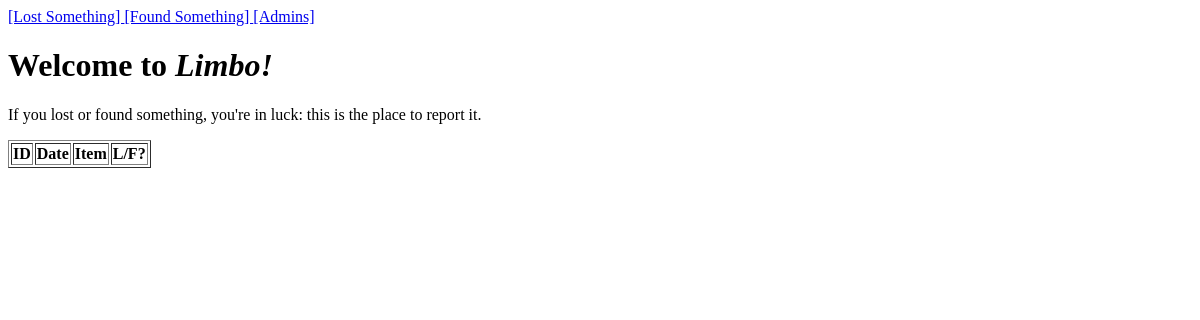
/, run on an earlier commit of the app's database.
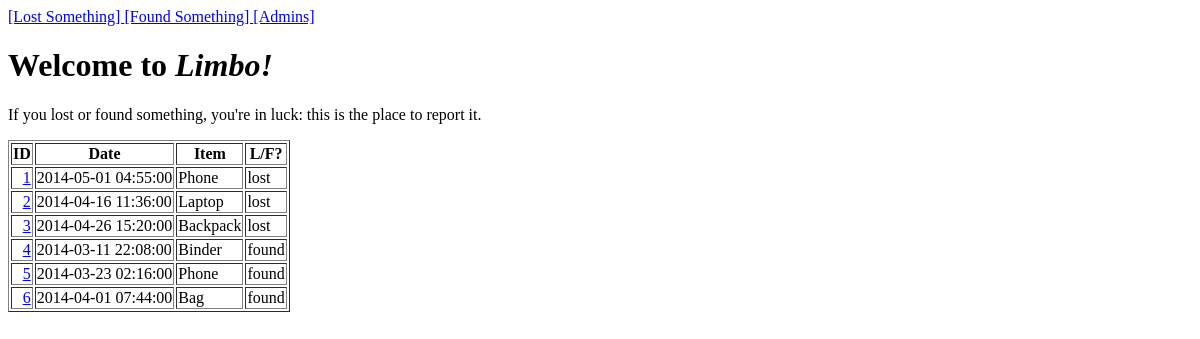
And on a later commit of the database.
### tables this page shows
CREATE TABLE IF NOT EXISTS stuff (
	stuff_id                  INT           AUTO_INCREMENT,
	stuff_name                TEXT          NOT NULL,
	description               TEXT          NOT NULL,
	location                  TEXT          NOT NULL,
	room_lf                 INT            not null ,
	date_lf                 datetime          not null ,
	name                      text                not null, 
	phone                     int                  not null, 
	dorm                      text not null, 
	room_num                  int not null, 
	status                    SET ("found" , "lost"),
	claimed				   SET("claimed", "unclaimed"),
	PRIMARY KEY (stuff_id)
);

### includes/helpers.php (the view, shortened to what this page needs)
<?php
	function show_link_records($dbc) {
		$query = 'SELECT * FROM stuff' ;
		$results = mysqli_query( $dbc , $query ) ;
		if( $results ){
			echo '
			<div style="height:400px; overflow:auto;">
			<table cellpadding="1" border="1">
				<tr>
					<TH>ID</TH>
					<TH>Date</TH>
					<TH>Item</TH>
					<TH>L/F?</TH>
				</tr>';
			while ( $row = mysqli_fetch_array( $results ) )
			{
				$alink = '<A HREF=ql.php?id=' . $row['stuff_id'] . '>' . $row['stuff_id'] . '</A>' ;
				echo '<TR>' ;
				echo '<TD ALIGN=right>' . $alink . '</TD>';
				echo '<TD>' . $row['date_lf'] . '</TD>';
				echo '<TD>' . $row['stuff_name'] . '</TD>';
				echo '<TD>' . $row['status'] . '</TD>';
				echo '</TR>' ;
			}
			echo '</table>
			</div>';
		}
	}
 ?>

### index.php (shortened to what this page needs)
<html>
	<head>
		<link href="css/css.css" rel="stylesheet" type="text/css">
	</head>
	<body>
		<div id="title" align=center-left>
			<a href="lost.html"> [Lost Something] </a>	 <a href="found.html"> [Found Something] </a> 	<a href="main_login.php"> [Admins] </a>
			<h1> Welcome to <i>Limbo!</i></h1>
			<p>If you lost or found something, you're in luck: this is the place to report it.</p>
		</div>
	</body>
	<?php
		require( 'includes/helpers.php' ) ;
		$dbc = init('limbo_db');
		show_link_records($dbc);
	?>
</html>

What changed in the data, as far as the page shows it:
added stuff: stuff_id "1", date_lf "2014-05-01 04:55:00", stuff_name "Phone", status "lost"
added stuff: stuff_id "2", date_lf "2014-04-16 11:36:00", stuff_name "Laptop", status "lost"
added stuff: stuff_id "3", date_lf "2014-04-26 15:20:00", stuff_name "Backpack", status "lost"
added stuff: stuff_id "4", date_lf "2014-03-11 22:08:00", stuff_name "Binder", status "found"
added stuff: stuff_id "5", date_lf "2014-03-23 02:16:00", stuff_name "Phone", status "found"
added stuff: stuff_id "6", date_lf "2014-04-01 07:44:00", stuff_name "Bag", status "found"
